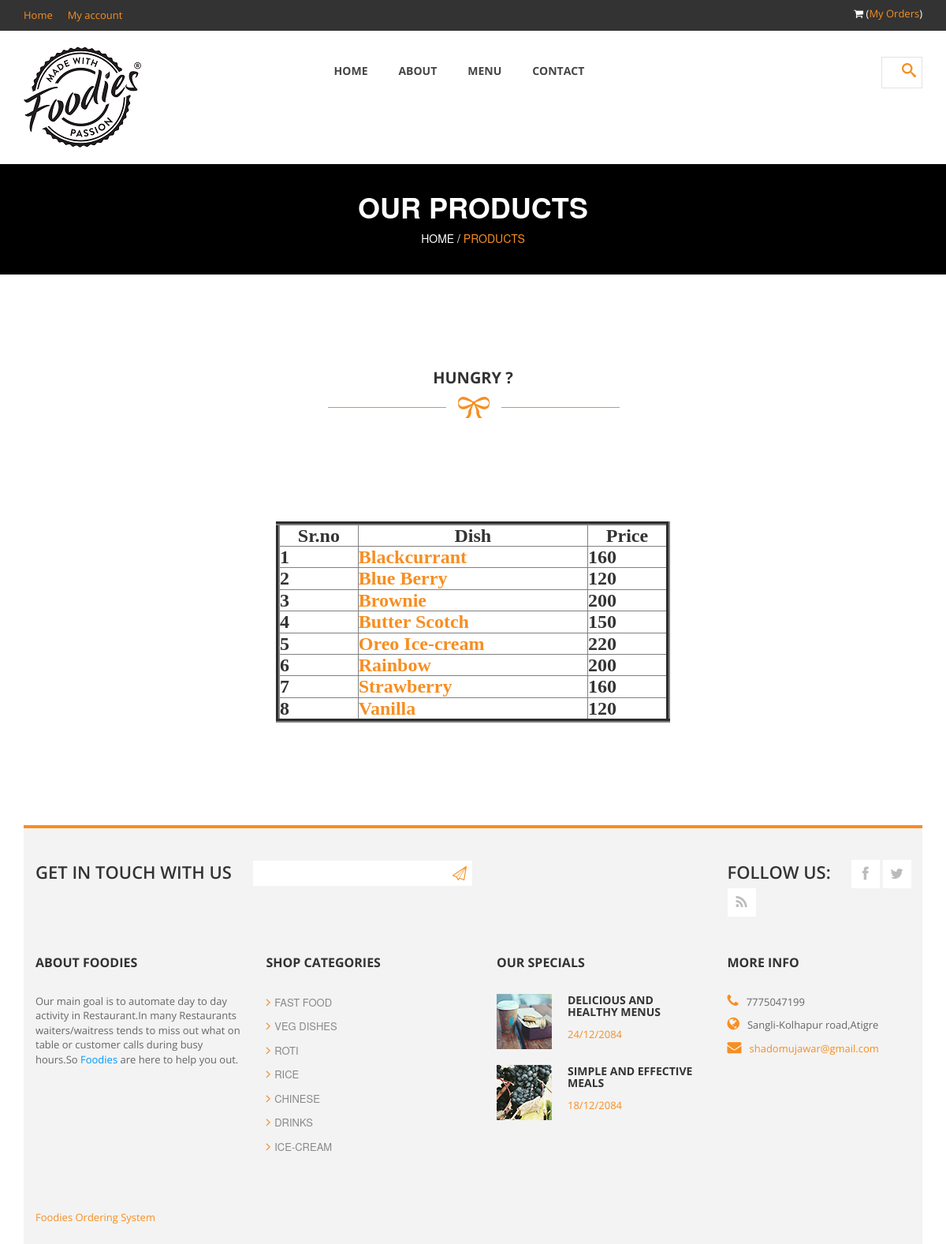
Screenshot of /trash/icecream.php with the database file from the repository.
### tables this page shows
CREATE TABLE IF NOT EXISTS `icecream` (
  `srno` int(11) NOT NULL,
  `Dish` varchar(20) NOT NULL,
  `Price` int(11) NOT NULL,
  `pic` text NOT NULL,
  PRIMARY KEY (`srno`)
);

### trash/icecream.php (the view, shortened to what this page needs)
<!DOCTYPE html>
 <html class="no-js">
    <head>
        <link rel="stylesheet" href="css/bootstrap.css">
        <link rel="stylesheet" href="css/font-awesome.css">
        <link rel="stylesheet" href="css/templatemo_style.css">
        <link rel="stylesheet" href="css/templatemo_misc.css">
        <link rel="stylesheet" href="css/flexslider.css">
        <link rel="stylesheet" href="css/testimonails-slider.css">
    </head>
    <body>
            <header>
                <div id="top-header">
                    <div class="container">
                        <div class="row">
                            <div class="col-md-6">
                                <div class="home-account">
                                    <a href="#">Home</a>
                                    <a href="#">My account</a>
                                </div>
                            </div>
                            <div class="col-md-6">
                                <div class="cart-info">
                                    <i class="fa fa-shopping-cart"></i>
                                    (<a href="myorder.php">My Orders</a>)
                                </div>
                            </div>
                        </div>
                    </div>
                </div>
                <div id="main-header">
                    <div class="container">
                        <div class="row">
                            <div class="col-md-3">
                                <div class="logo">
                                    <a href="#"><img src="images/foodieslogo.png" title="❤️Foodies❤️" alt="❤️Foodies❤️" ></a>
                                </div>
                            </div>
                            <div class="col-md-6">
                                <div class="main-menu">
                                    <ul>
                                        <li><a href="index.php">Home</a></li>
                                        <li><a href="about-us.php">About</a></li>
                                        <li><a href="products.php">Menu</a></li>
                                        <li><a href="contact-us.php">Contact</a></li>
                                    </ul>
                                </div>
                            </div>
                            <div class="col-md-3">
                                <div class="search-box">
                                    <form name="search_form" method="get" class="search_form">
                                        <input type="submit" id="search-button" />
                                    </form>
                                </div>
                            </div>
                        </div>
                    </div>
                </div>
            </header>
            <div id="heading">
                <div class="container">
                    <div class="row">
                        <div class="col-md-12">
						<div class="heading-content">
                                <h2>Our Products</h2>
                                <span>Home / <a href="about-us.html">Products</a></span>
                            </div>
                        </div>
                    </div>
                </div>
            </div>
            <div id="products-post">
                <div class="container">
                    <div class="row">
                        <div class="col-md-12">
                            <div id="product-heading">
                                <h2>Hungry ?</h2>
                                <img src="images/under-heading.png" alt="" >
                            </div>
                        </div>
                    </div>
                    <div class="row" id="Container"><center><font face="Times New Roman, Times, serif">
					<h3>
					<table border="5" width="500" height="200" style="text-align:center">
						<tr align="center" >
						 <th style="text-align:center">Sr.no</th>
						 <th style="text-align:center">Dish</th>
						 <th style="text-align:center">Price</th>
                        </tr>
					<?php
					$q=mysql_query("select * from icecream");
						$cnt=1;
					while($row=mysql_fetch_array($q))
					{
					echo "<tr>";
					echo "<th>".$cnt;
					echo "</th>";
					$n=$row['srno'];
					$s=$row['Dish'];
				$t="roti";
					echo "<th>";
					echo "<a href='dish.php?ide=$n&w=$t'>".$s;
					echo "</a>";
					echo "</th>";
					echo "<th>".$row['Price'];
					echo "</th>";
					echo "</tr>";
					$cnt=$cnt+1;
					}
					?>
					</table>
					  </h3> </center>
                        </div>
<footer>
                <div class="container">
                    <div class="top-footer">
                        <div class="row">
                            <div class="col-md-9">
                                <div class="subscribe-form">
                                    <span>Get in touch with us</span>
                                    <form method="get" class="subscribeForm">
                                        <input id="subscribe" type="text" />
                                        <input type="submit" id="submitButton" />
                                    </form>
                                </div>
                            </div>
                            <div class="col-md-3">
                                <div class="social-bottom">
                                    <span>Follow us:</span>
                                    <ul>
                                        <li><a href="#" class="fa fa-facebook"></a></li>
                                        <li><a href="#" class="fa fa-twitter"></a></li>
                                        <li><a href="#" class="fa fa-rss"></a></li>
                                    </ul>
                                </div>
                            </div>
                        </div>
                    </div>
                    <div class="main-footer">
                        <div class="row">
                            <div class="col-md-3">
                                <div class="about">
                                    <h4 class="footer-title">About Foodies</h4>
                                    <p>Our main goal is to automate day to day activity in Restaurant.In many Restaurants waiters/waitress tends to miss out what on table or customer calls during busy hours.So <span class="blue">Foodies</span> are here to help you out.
                                </div>
                            </div>
                            <div class="col-md-3">
                                <div class="shop-list">
                                    <h4 class="footer-title">Shop Categories</h4>
                                    <ul>
                                        <li><a href="fastfood.php"><i class="fa fa-angle-right"></i>Fast Food</a></li>
                                        <li><a href="veg.php"><i class="fa fa-angle-right"></i>Veg Dishes</a></li>
                                        <li><a href="roti.php"><i class="fa fa-angle-right"></i>Roti</a></li>
                                        <li><a href="rice.php"><i class="fa fa-angle-right"></i>Rice</a></li>
                                        <li><a href="chinese.php"><i class="fa fa-angle-right"></i>Chinese</a></li>
                                        <li><a href="drinks.php"><i class="fa fa-angle-right"></i>Drinks</a></li>
                                        <li><a href="icecream.php"><i class="fa fa-angle-right"></i>Ice-cream </a></li>
                                    </ul>
                                </div>
                            </div>
                            <div class="col-md-3">
                                <div class="recent-posts">
                                    <h4 class="footer-title">Our Specials</h4>
                                    <div class="recent-post">
                                        <div class="recent-post-thumb">
                                            <img src="images/recent-post1.jpg" alt="">
                                        </div>
                                        <div class="recent-post-info">
                                            <h6><a href="#">Delicious and Healthy Menus</a></h6>
                                            <span>24/12/2084</span>
                                        </div>
                                    </div>
                                    <div class="recent-post">
                                        <div class="recent-post-thumb">
                                            <img src="images/recent-post2.jpg" alt="">
                                        </div>
                                        <div class="recent-post-info">
                                            <h6><a href="#">Simple and effective meals</a></h6>
                                            <span>18/12/2084</span>
                                        </div>
                                    </div>
                                </div>
                            </div>
                            <div class="col-md-3">
                                <div class="more-info">
                                    <h4 class="footer-title">More info</h4>
                                    <ul>
                                        <li><i class="fa fa-phone"></i>7775047199</li>
                                        <li><i class="fa fa-globe"></i>Sangli-Kolhapur road,Atigre</li>
                                        <li><i class="fa fa-envelope"></i><a href="https://gmail.com/">shadomujawar@gmail.com</a></li>
                                    </ul>
                                </div>
                            </div>
                        </div>
                    </div>
                    <div class="bottom-footer">
                        <p>
                        	<span> <a href="#">Foodies Ordering System</a>
                            </span></a></span>
                        </p>
                    </div>
                </div>
            </footer>
    </body>
</html>

### rows the page displays
icecream: Dish "Blackcurrant", Price "160"
icecream: Dish "Blue Berry", Price "120"
icecream: Dish "Brownie", Price "200"
icecream: Dish "Butter Scotch", Price "150"
icecream: Dish "Oreo Ice-cream", Price "220"
icecream: Dish "Rainbow", Price "200"
icecream: Dish "Strawberry", Price "160"
icecream: Dish "Vanilla", Price "120"
